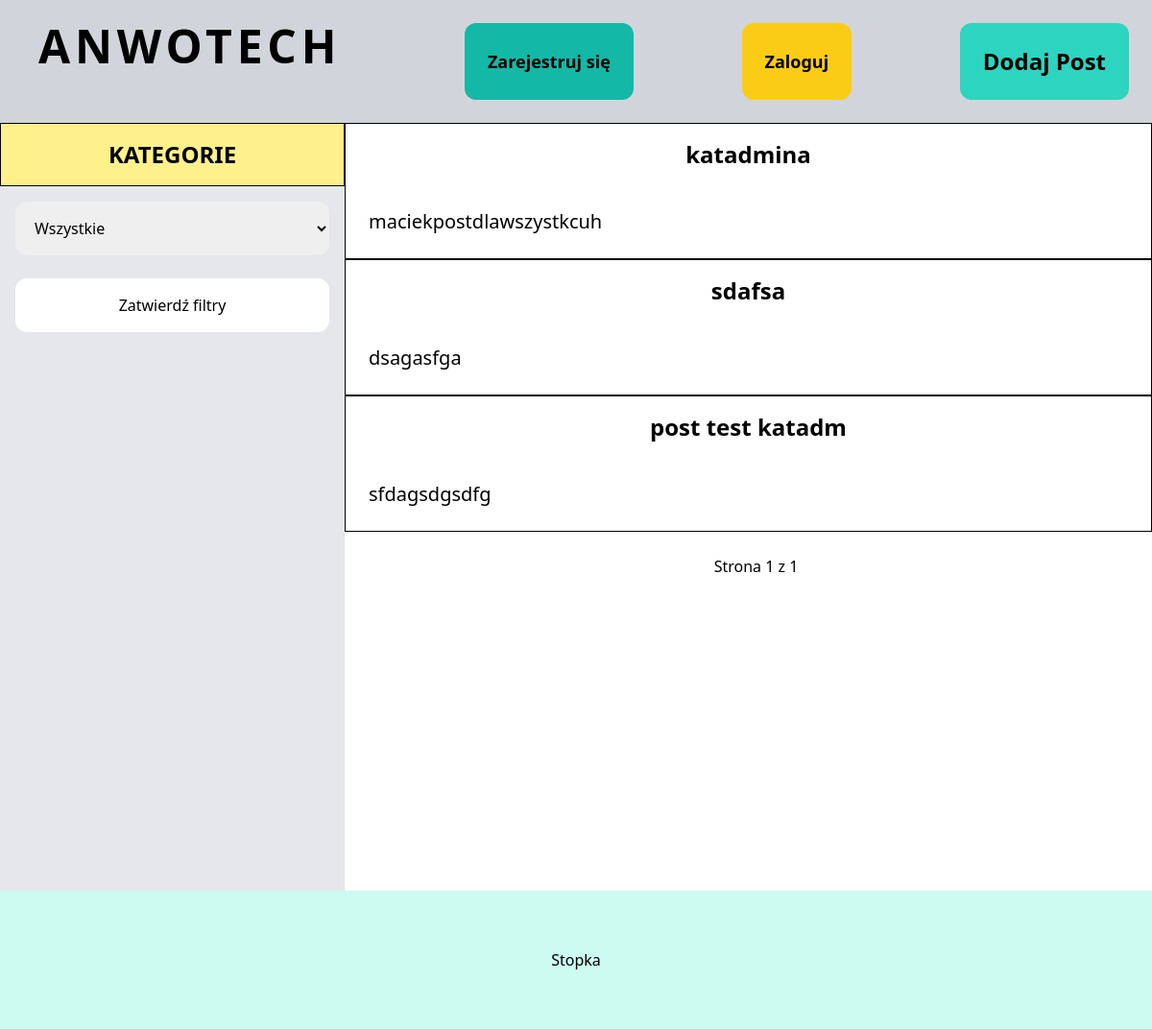
The page / on the database its author committed.
### topic/models.py (models this page shows, shortened)
class Topic(models.Model):
    STATUS_CHOICES = (
        ('tylko dla mnie', 'Tylko dla mnie'),
        ('dla wszystkich', 'Dla wszystkich'),
        ('dla zalogowanych', 'Dla zalogowanych')
    )
    category = models.ForeignKey(Category,related_name='topics', on_delete=models.CASCADE)
    name = models.CharField(max_length=50)
    content = models.TextField(blank=True, null=True)
    status = models.CharField(max_length=16, choices=STATUS_CHOICES, default='Tylko dla mnie')
    created_at = models.DateTimeField(auto_now_add=True)
    created_by = models.ForeignKey(User, related_name='topics', on_delete=models.CASCADE)
    class Meta:
        ordering = ("-created_at",)

### core/views.py (the view)
# urls.py: path('', views.index, name='index'),
def index(request):
    if request.user.is_authenticated:
        topics = Topic.objects.filter(
            Q(status='dla wszystkich')
            | Q(created_by=request.user)
            | Q(status='dla zalogowanych')
        )
    else:
        topics = Topic.objects.filter(status='dla wszystkich')
    categories = Category.objects.all()
    page = Paginator(topics, 9)
    page_list = request.GET.get('page', 1)
    page = page.get_page(page_list)
    context = {
        'categories':categories,
        'page':page,
    }
    return render(request, 'core/index.html', context)

### core/Templates/core/index.html (shortened to what this page needs)
{% extends 'core/base.html' %}
{% block content %}
    <div class="flex min-h-screen">
        <div class="w-96 flex flex-col items-center bg-gray-200 ">
            <p class="py-4 flex justify-center w-full font-semibold text-2xl border border-black bg-yellow-200">KATEGORIE<p>
            <div class="flex justify-center py-4 px-4">
                <form action="{% url 'topic:filter' %}" method="get">
                <select name="category" class="px-4 py-4 rounded-xl">
                    <option value="">Wszystkie</option>
                </select>
                <br>
                <br>
                <input type="submit" value="Zatwierdź filtry" class="w-full px-4 py-4 rounded-xl cursor-pointer bg-white hover:bg-green-600">
                </form>
            </div>
        </div>
        <div class="w-screen">
            {% for topic in page %}
                    <div class="border border-black">
                        <div class="px-6 py-4 flex items-center justify-center">
                            <a href="{% url 'topic:full' topic.id %}" class="font-semibold text-2xl hover:text-red-400"><p>{{ topic.name }}</p></a>
                        </div>
                        <div>
                            <p class="px-6 py-6 text-xl">{{topic.content|truncatechars:70}}</p>
                        </div>
                    </div>
            {% endfor %}
            {% include 'pagination.html' with page=page %}
        </div>
    </div>
{% endblock %}

### rows shown on the page
Topic: name "katadmina", content "maciekpostdlawszystkcuh"
Topic: name "sdafsa", content "dsagasfga"
Topic: name "post test katadm", content "sfdagsdgsdfg"

### other values the page prints
{{ page.number }} "1"
{{ page.paginator.num_pages }} "1"
